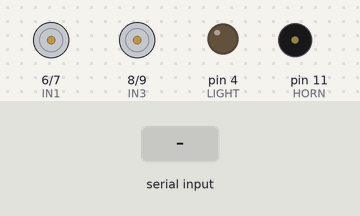
Simulated run of this sketch. Board: Arduino Uno, built with avr-gcc and run on an emulated ATmega328P. Shown: motor-driver pin pairs drawn as motors (green arrow = first pin HIGH = forward, orange = second pin HIGH = backward, longer = more drive, scaled by the enable pin), output pins drawn as LEDs (lit = HIGH), buzzer (waves = sounding). Inputs (shaded band) come from the test bench.

Above: at 1.2 s.
1.3 s: "W" received over the second serial link
At 2.4 s:
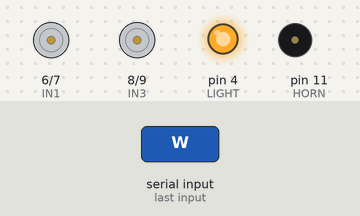
2.8 s: "V" received over the second serial link
At 2.9 s:
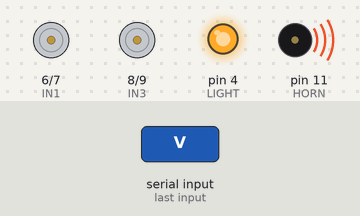
4.5 s: "F90\n" received over the second serial link
At 4.8 s:
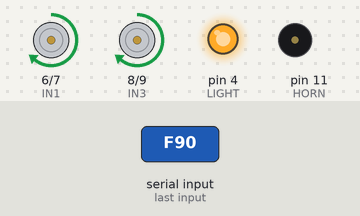
6.0 s: "w" received over the second serial link
At 7.2 s:
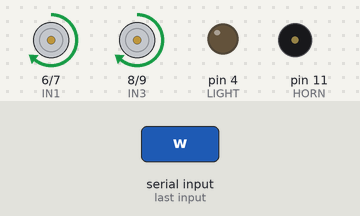
7.5 s: "F,45\n" received over the second serial link
At 8.3 s:
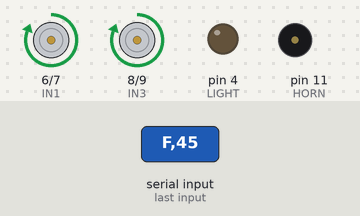
9.0 s: "B90\n" received over the second serial link
At 9.5 s:
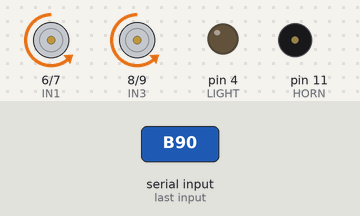
Timing chart, 0 to 11.5 s (numbered marks = the images above; inputs shaded):
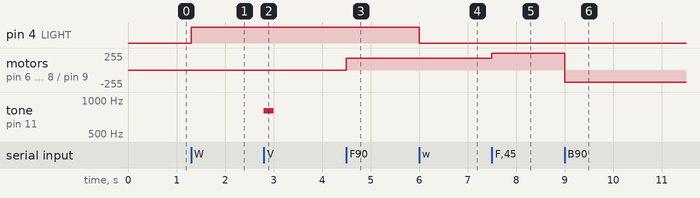

Measured:
- after the input at 1.3 s, pin 4 (LIGHT): LOW → HIGH at once
- after the input at 2.8 s, tone on pin 11 (HORN): silent → 800 Hz at once, → silent 0.20 s later
- after the input at 4.5 s, motor on pin 6 (IN1) / pin 7 (IN2), motor on pin 8 (IN3) / pin 9 (IN4): stopped → forward 180/255 at once
- after the input at 6.0 s, pin 4 (LIGHT): HIGH → LOW at once
- after the input at 7.5 s, motor on pin 6 (IN1) / pin 7 (IN2), motor on pin 8 (IN3) / pin 9 (IN4): forward 180/255 → forward 255/255 at once
- after the input at 9.0 s, motor on pin 6 (IN1) / pin 7 (IN2), motor on pin 8 (IN3) / pin 9 (IN4): forward 255/255 → backward 180/255 at once

The sketch:

car.ino
```cpp
// Example firmware: Arduino/ESP + HM-10 (BLE) + L298N motor driver.
// App commands: F B L R S (drive/stop), 1-9 speed, W/w lights, V horn.
#include <SoftwareSerial.h>
SoftwareSerial ble(2, 3); // RX, TX  <-> HM-10 TX, RX

const int ENA = 5, IN1 = 6, IN2 = 7;   // left motor
const int ENB = 10, IN3 = 8, IN4 = 9;  // right motor
const int LIGHT = 4, HORN = 11;
int spd = 180;

void drive(int l, int r) {
  digitalWrite(IN1, l > 0); digitalWrite(IN2, l < 0);
  digitalWrite(IN3, r > 0); digitalWrite(IN4, r < 0);
  analogWrite(ENA, l ? spd : 0); analogWrite(ENB, r ? spd : 0);
}

void setup() {
  ble.begin(9600);
  int pins[] = {ENA, IN1, IN2, ENB, IN3, IN4, LIGHT, HORN};
  for (int p : pins) pinMode(p, OUTPUT);
}

void loop() {
  if (!ble.available()) return;
  char c = ble.read();
  switch (c) {
    case 'F': drive(1, 1); break;
    case 'B': drive(-1, -1); break;
    case 'L': drive(-1, 1); break;
    case 'R': drive(1, -1); break;
    case 'S': drive(0, 0); break;
    case 'W': digitalWrite(LIGHT, HIGH); break;
    case 'w': digitalWrite(LIGHT, LOW); break;
    case 'V': tone(HORN, 800, 200); break;
    default:
      if (c >= '1' && c <= '9') spd = map(c - '0', 1, 9, 80, 255);
  }
}
```
